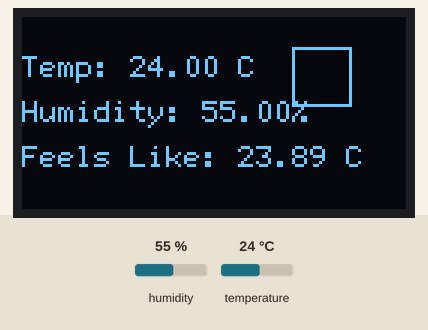
This sketch was run on a simulated Arduino Uno, built with avr-gcc and run on an emulated ATmega328P. Shown: 128×64 one-colour display. The test bench sets the inputs (shaded band); at power-on: temperature 24 °C, humidity 55 %. What the sketch prints to the serial monitor is not drawn.

Above: at 4.9 s.
5.0 s: temperature set to 16 °C
At 7.2 s:
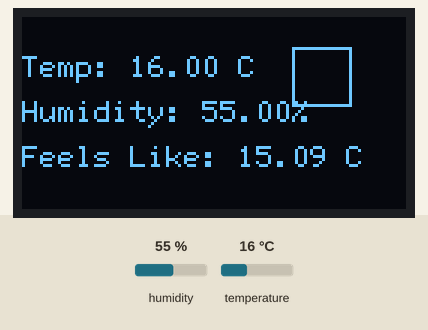
8.1 s: temperature set to 13 °C
At 9.1 s:
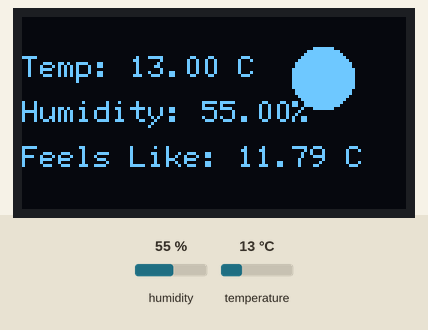
11.2 s: temperature set to 33 °C
At 13.9 s:
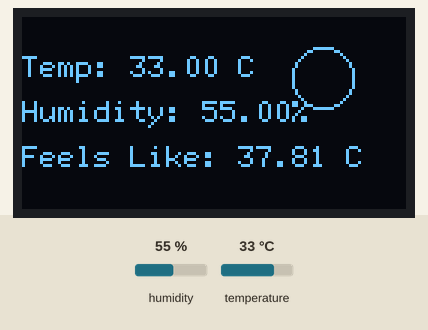
14.3 s: humidity set to 22 %
At 15.8 s:
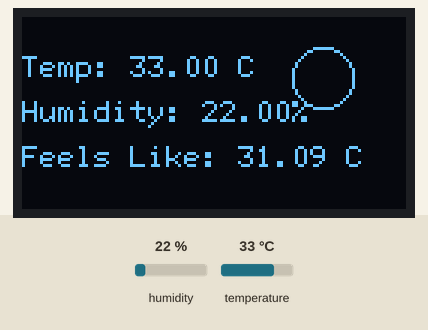
17.4 s: humidity set to 40 %
At 19.5 s:
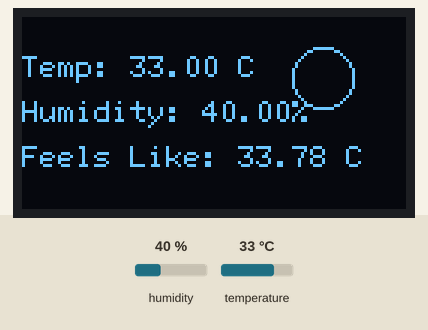
Timing chart, 0 to 21.0 s (numbered marks = the images above; inputs shaded):
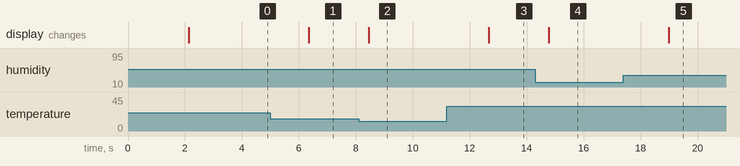

The sketch:

main.ino
```cpp
/*
Author: R. Eren Arslan
Nov. 15 2024
*/

#include <Wire.h>        // Include the Wire library for I2C communication
#include <U8g2lib.h>     // Include the U8g2 library for OLED display
#include <DHT.h>         // Include the DHT library for DHT sensor

#define SCREEN_WIDTH 128    // Width of the OLED display
#define SCREEN_HEIGHT 64    // Height of the OLED display

// Initialize U8g2 for SSD1306 OLED using software I2C
U8G2_SSD1306_128X64_NONAME_F_SW_I2C u8g2(U8G2_R0, /* clock=*/ 10, /* data=*/ 8, /* reset=*/ U8X8_PIN_NONE);

#define DHTPIN 6        // Pin connected to the DHT sensor
#define DHTTYPE DHT11   // DHT 11 type sensor
DHT dht(DHTPIN, DHTTYPE); // Create DHT object

void setup() {
  Serial.begin(9600);   // Initialize serial communication
  dht.begin();          // Start the DHT sensor
  u8g2.begin();         // Start the OLED display
}

void loop() {
  delay(2000);          // Delay to stabilize readings

  // Read temperature and humidity from the sensor
  float temperature = dht.readTemperature();
  float humidity = dht.readHumidity();

  // Calculate heat index ("feels-like" temperature)
  float heatIndex = dht.computeHeatIndex(temperature, humidity, false);

  // Clear the display buffer
  u8g2.clearBuffer();

  // Set font for the OLED
  u8g2.setFont(u8g2_font_6x12_tf);

  // Display temperature
  u8g2.setCursor(0, 20);
  u8g2.print("Temp: ");
  u8g2.print(temperature);
  u8g2.print(" C");

  // Display humidity
  u8g2.setCursor(0, 35);
  u8g2.print("Humidity: ");
  u8g2.print(humidity);
  u8g2.print("%");

  // Display heat index
  u8g2.setCursor(0, 50);
  u8g2.print("Feels Like: ");
  u8g2.print(heatIndex);
  u8g2.print(" C");

  // Display icon based on temperature range
  if (temperature > 30) {
    u8g2.drawCircle(100, 20, 10);  // Draw a sun icon for hot weather
  } else if (temperature < 15) {
    u8g2.drawDisc(100, 20, 10);    // Draw a filled circle for cold weather
  } else {
    u8g2.drawFrame(90, 10, 20, 20); // Draw a square for moderate weather
  }

  // Send the buffer to the OLED
  u8g2.sendBuffer();

  // Print readings to the serial monitor (optional for debugging)
  Serial.print("Temperature: ");
  Serial.print(temperature);
  Serial.println(" C");
  Serial.print("Humidity: ");
  Serial.print(humidity);
  Serial.println("%");
  Serial.print("Heat Index: ");
  Serial.print(heatIndex);
  Serial.println(" C");
}
```

Measured:
- the behaviour switches between 15 and 14 °C on temperature (found by bisection; images 1 and 2)
- after the input at 5.0 s, the display: changes after 1.3 s (image 1)
- after the input at 8.1 s, the display: changes after 0.35 s (image 2)
- after the input at 11.2 s, the display: changes after 1.5 s (image 3)
- after the input at 14.3 s, the display: changes after 0.47 s (image 4)
- after the input at 17.4 s, the display: changes after 1.6 s (image 5)
